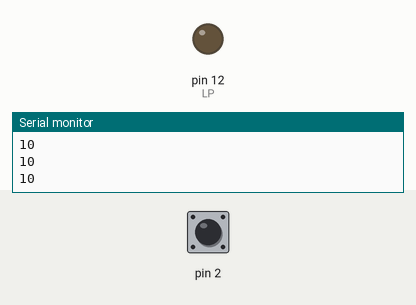
Bench run of a sketch on a simulated Arduino Uno, built with avr-gcc and run on an emulated ATmega328P. On the bench: output pins drawn as LEDs (lit = HIGH), the last lines printed to the serial monitor. The inputs (shaded band) are chosen by the test bench; at power-on: pin 2 HIGH.

Above: at 1.2 s.
1.3 s: pin 2 pulled LOW for 0.15 s
At 1.38 s:
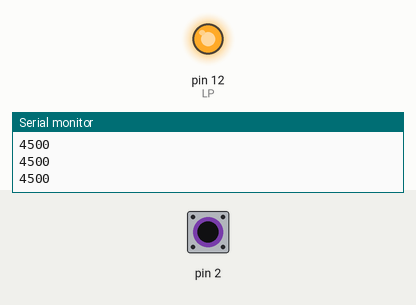
2.9 s: pin 2 pulled LOW for 3.2 s
At 6.4 s:
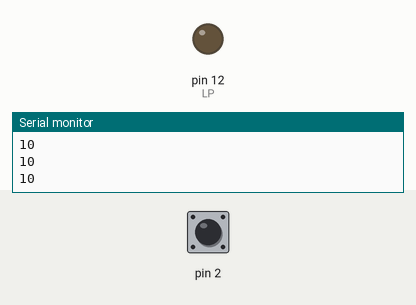
Timing chart, 0 to 7.9 s (numbered marks = the images above; inputs shaded):
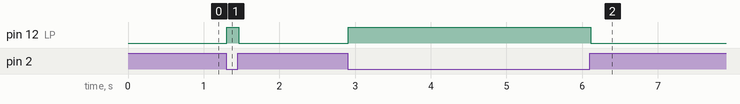

Measured:
- after the input at 1.3 s, pin 12 (LP): LOW → HIGH at once, → LOW 0.16 s later
- after the input at 2.9 s, pin 12 (LP): LOW → HIGH at once, → LOW 3.2 s later

The sketch:

Lab13.ino
```cpp
#include <CapacitiveSensor.h>
CapacitiveSensor capSensor = CapacitiveSensor(4,2);

int tsho = 1000;
const int LP = 12;

void setup()
{
  Serial.begin(9600);
  pinMode(LP, OUTPUT);
}

void loop()
{
  long sensorValue = capSensor.capacitiveSensor(30);
  Serial.println(sensorValue);

  if(sensorValue > tsho) {
    digitalWrite(LP, HIGH);
  } else {
    digitalWrite(LP, LOW);
  }
  delay(10);
}
```
